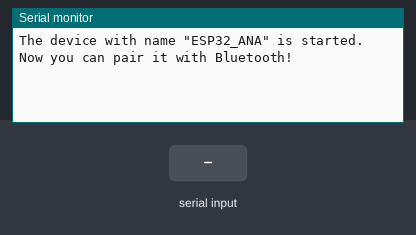
Recording of a sketch running on a simulated ESP32. Parts: the last lines printed to the serial monitor. The test bench sets the inputs (shaded band). Nothing arrives over Bluetooth unless stated.

Above: at 1.2 s.
1.3 s: "90,45\n" received over Serial
At 2.0 s:
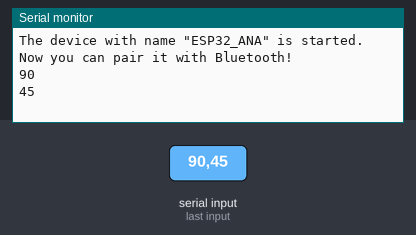
2.8 s: "30,150\n" received over Serial
At 3.4 s:
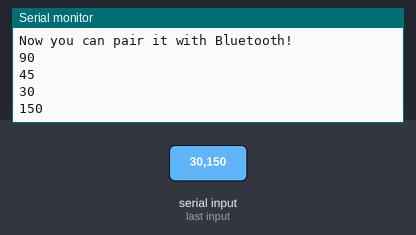
Timing chart, 0 to 5.8 s (numbered marks = the images above; inputs shaded):
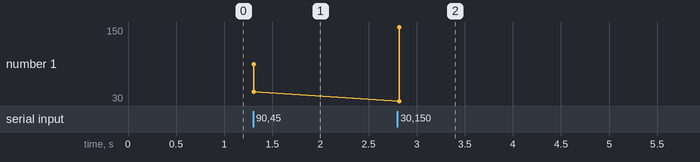

Measured:
- after the input at 1.3 s, the serial monitor: prints a new line at once (image 1)
- after the input at 2.8 s, the serial monitor: prints a new line at once (image 2)
- plotted number 1: 45 → 150 after the input at 2.8 s

The sketch:

arduinointromec.ino
```cpp
#include "BluetoothSerial.h"

float Kp=0.2;
String device_name = "ESP32_ANA";

// Check if Bluetooth is available
#if !defined(CONFIG_BT_ENABLED) || !defined(CONFIG_BLUEDROID_ENABLED)
#error Bluetooth is not enabled! Please run `make menuconfig` to and enable it
#endif

// Check Serial Port Profile
#if !defined(CONFIG_BT_SPP_ENABLED)
#error Serial Port Profile for Bluetooth is not available or not enabled. It is only available for the ESP32 chip.
#endif

BluetoothSerial SerialBT;
String msj="";
String errorx="";
String errory="";


void setup() {
  Serial.begin(115200);
  SerialBT.begin(device_name);  //Bluetooth device name
  //SerialBT.deleteAllBondedDevices(); // Uncomment this to delete paired devices; Must be called after begin
  Serial.printf("The device with name \"%s\" is started.\nNow you can pair it with Bluetooth!\n", device_name.c_str());
}

void loop() {
  if (Serial.available()) {
    msj = Serial.readStringUntil('\n');
    errorx=msj.substring(0,msj.indexOf(','));
    errory=msj.substring(msj.indexOf(',')+1);
    int x=errorx.toInt();
    int y=errory.toInt();
    Serial.println(x);
    Serial.println(y);
  }


  delay(20);
}
```
